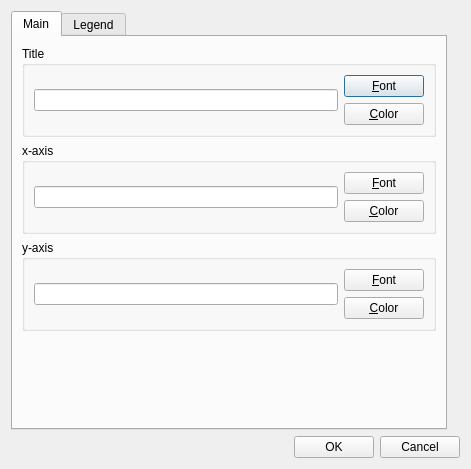
<?xml version="1.0" encoding="UTF-8"?>
<ui version="4.0">
 <class>Sys_PlotSettings_Dia</class>
 <widget class="QDialog" name="Sys_PlotSettings_Dia">
  <property name="geometry">
   <rect>
    <x>0</x>
    <y>0</y>
    <width>471</width>
    <height>469</height>
   </rect>
  </property>
  <property name="minimumSize">
   <size>
    <width>425</width>
    <height>400</height>
   </size>
  </property>
  <property name="maximumSize">
   <size>
    <width>16777215</width>
    <height>600</height>
   </size>
  </property>
  <property name="windowTitle">
   <string>Plot Settings</string>
  </property>
  <property name="windowIcon">
   <iconset resource="resources/system_sys_resource.qrc">
    <normaloff>:/prom_icon</normaloff>:/prom_icon</iconset>
  </property>
  <layout class="QGridLayout">
   <item row="0" column="0">
    <layout class="QVBoxLayout">
     <item>
      <layout class="QHBoxLayout">
       <item>
        <widget class="QTabWidget" name="tabWidget">
         <property name="currentIndex">
          <number>0</number>
         </property>
         <widget class="QWidget" name="tab_main">
          <attribute name="title">
           <string>Main</string>
          </attribute>
          <layout class="QVBoxLayout" name="verticalLayout_4">
           <item>
            <widget class="QGroupBox" name="groupBox_title">
             <property name="title">
              <string>Title</string>
             </property>
             <layout class="QHBoxLayout" name="horizontalLayout">
              <item>
               <widget class="QLineEdit" name="lineEdit_title"/>
              </item>
              <item>
               <layout class="QVBoxLayout" name="verticalLayout">
                <item>
                 <widget class="QPushButton" name="pushButton_font_title">
                  <property name="text">
                   <string>&amp;Font</string>
                  </property>
                 </widget>
                </item>
                <item>
                 <widget class="QPushButton" name="pushButton_color_title">
                  <property name="text">
                   <string>&amp;Color</string>
                  </property>
                 </widget>
                </item>
               </layout>
              </item>
             </layout>
            </widget>
           </item>
           <item>
            <widget class="QGroupBox" name="groupBox_xaxis">
             <property name="title">
              <string>x-axis</string>
             </property>
             <layout class="QHBoxLayout" name="horizontalLayout_2">
              <item>
               <widget class="QLineEdit" name="lineEdit_xaxis"/>
              </item>
              <item>
               <layout class="QVBoxLayout" name="verticalLayout_2">
                <item>
                 <widget class="QPushButton" name="pushButton_font_xaxis">
                  <property name="text">
                   <string>&amp;Font</string>
                  </property>
                 </widget>
                </item>
                <item>
                 <widget class="QPushButton" name="pushButton_color_xaxis">
                  <property name="text">
                   <string>&amp;Color</string>
                  </property>
                 </widget>
                </item>
               </layout>
              </item>
             </layout>
            </widget>
           </item>
           <item>
            <widget class="QGroupBox" name="groupBox_yaxis">
             <property name="title">
              <string>y-axis</string>
             </property>
             <layout class="QHBoxLayout" name="horizontalLayout_3">
              <item>
               <widget class="QLineEdit" name="lineEdit_yaxis"/>
              </item>
              <item>
               <layout class="QVBoxLayout" name="verticalLayout_3">
                <item>
                 <widget class="QPushButton" name="pushButton_font_yaxis">
                  <property name="text">
                   <string>&amp;Font</string>
                  </property>
                 </widget>
                </item>
                <item>
                 <widget class="QPushButton" name="pushButton_color_yaxis">
                  <property name="text">
                   <string>&amp;Color</string>
                  </property>
                 </widget>
                </item>
               </layout>
              </item>
             </layout>
            </widget>
           </item>
           <item>
            <spacer name="verticalSpacer">
             <property name="orientation">
              <enum>Qt::Vertical</enum>
             </property>
             <property name="sizeHint" stdset="0">
              <size>
               <width>20</width>
               <height>40</height>
              </size>
             </property>
            </spacer>
           </item>
          </layout>
         </widget>
         <widget class="QWidget" name="tab_legend">
          <attribute name="title">
           <string>Legend</string>
          </attribute>
          <layout class="QVBoxLayout" name="verticalLayout_6">
           <item>
            <layout class="QVBoxLayout" name="verticalLayout_5">
             <item>
              <widget class="QComboBox" name="comboBox_legend_dir"/>
             </item>
             <item>
              <widget class="QPushButton" name="pushButton_font_leg">
               <property name="text">
                <string>&amp;Font</string>
               </property>
              </widget>
             </item>
             <item>
              <widget class="QPushButton" name="pushButton_color_leg">
               <property name="text">
                <string>&amp;Color</string>
               </property>
              </widget>
             </item>
             <item>
              <spacer name="verticalSpacer_2">
               <property name="orientation">
                <enum>Qt::Vertical</enum>
               </property>
               <property name="sizeHint" stdset="0">
                <size>
                 <width>20</width>
                 <height>40</height>
                </size>
               </property>
              </spacer>
             </item>
            </layout>
           </item>
          </layout>
         </widget>
        </widget>
       </item>
       <item>
        <widget class="QLabel" name="label">
         <property name="text">
          <string/>
         </property>
        </widget>
       </item>
      </layout>
     </item>
     <item>
      <layout class="QHBoxLayout">
       <item>
        <spacer>
         <property name="orientation">
          <enum>Qt::Horizontal</enum>
         </property>
         <property name="sizeHint" stdset="0">
          <size>
           <width>209</width>
           <height>18</height>
          </size>
         </property>
        </spacer>
       </item>
       <item>
        <widget class="QPushButton" name="okButton">
         <property name="text">
          <string>OK</string>
         </property>
        </widget>
       </item>
       <item>
        <widget class="QPushButton" name="cancelButton">
         <property name="text">
          <string>Cancel</string>
         </property>
        </widget>
       </item>
      </layout>
     </item>
    </layout>
   </item>
  </layout>
 </widget>
 <resources>
  <include location="resources/system_sys_resource.qrc"/>
 </resources>
 <connections/>
</ui>
